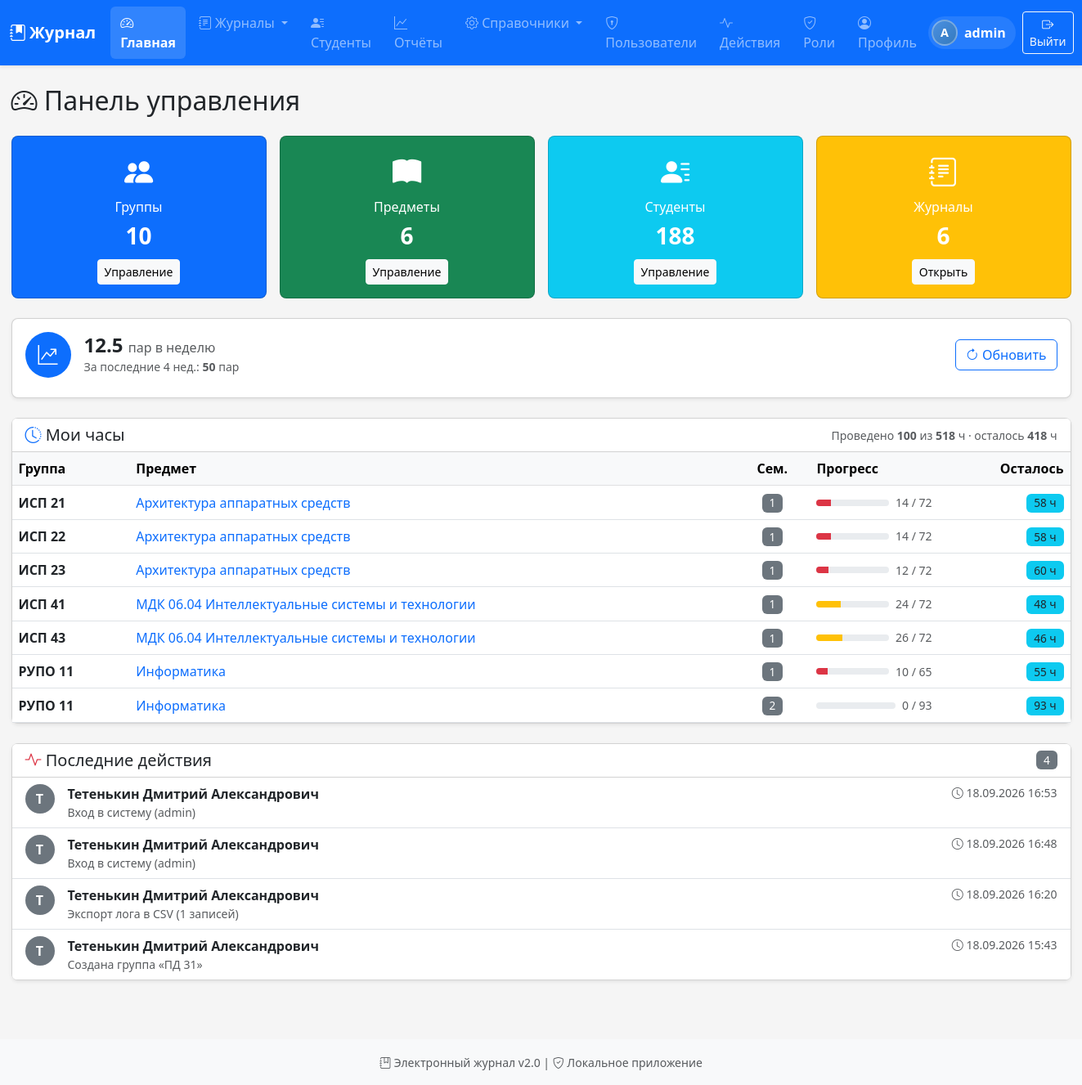
Page / (signed in) on the earlier database version.
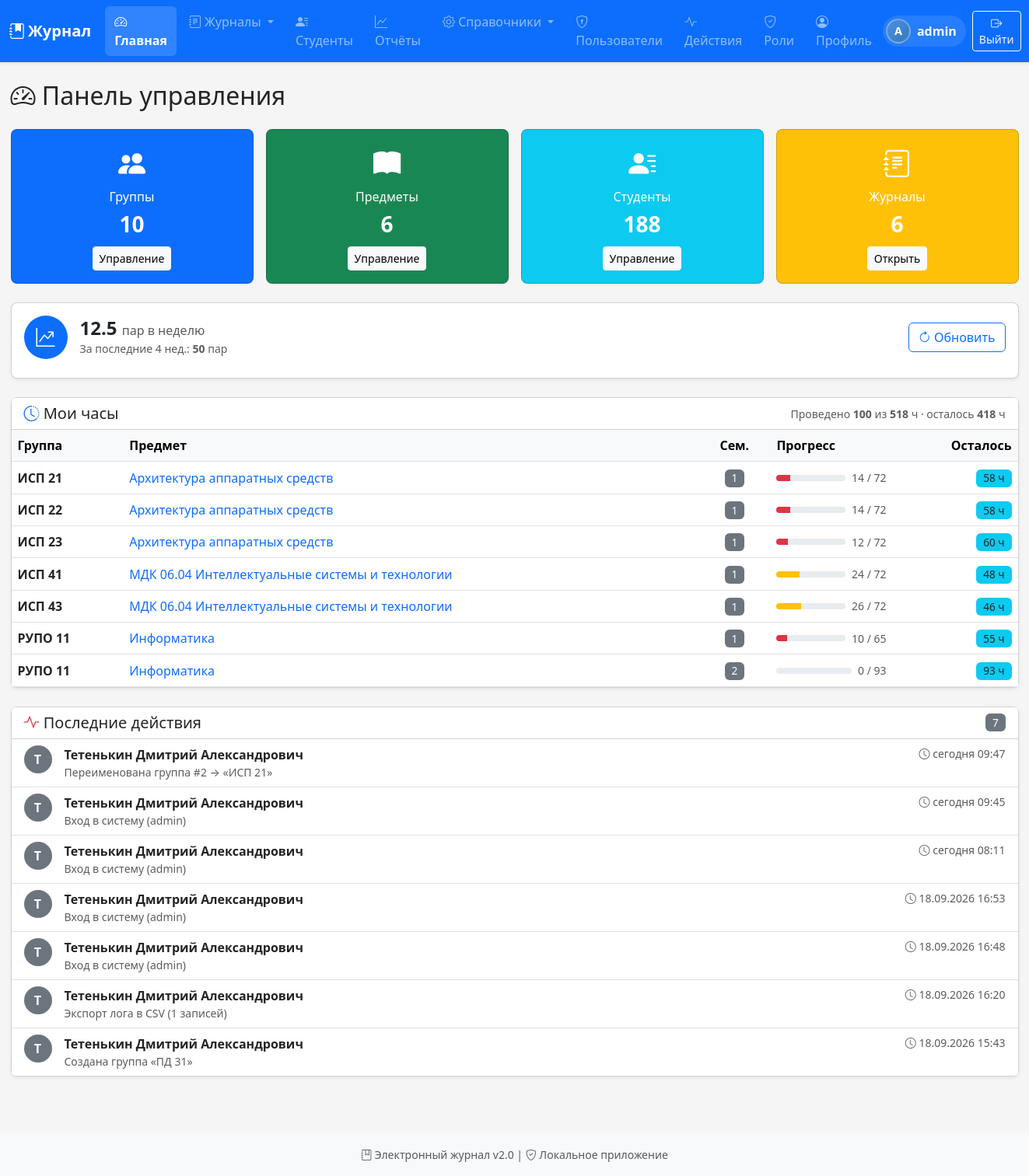
Same page on the later database version.
### tables this page shows
CREATE TABLE group_subjects (
            id INTEGER PRIMARY KEY AUTOINCREMENT,
            group_id INTEGER NOT NULL,
            subject_id INTEGER NOT NULL,
            FOREIGN KEY (group_id) REFERENCES groups(id) ON DELETE CASCADE,
            FOREIGN KEY (subject_id) REFERENCES subjects(id) ON DELETE CASCADE,
            UNIQUE(group_id, subject_id)
        );

CREATE TABLE groups (
            id INTEGER PRIMARY KEY AUTOINCREMENT,
            name TEXT UNIQUE NOT NULL
        , code TEXT, academic_year_id INTEGER);

CREATE TABLE subjects (
            id INTEGER PRIMARY KEY AUTOINCREMENT,
            name TEXT NOT NULL
        );

CREATE TABLE activity_log (
                    id INTEGER PRIMARY KEY AUTOINCREMENT,
                    user_id INTEGER,
                    action TEXT NOT NULL,
                    description TEXT,
                    target_type TEXT,
                    target_id INTEGER,
                    ip TEXT,
                    created_at TEXT NOT NULL,
                    FOREIGN KEY (user_id) REFERENCES users(id) ON DELETE SET NULL
                );

CREATE TABLE user_profiles (
            id INTEGER PRIMARY KEY AUTOINCREMENT,
            user_id INTEGER UNIQUE NOT NULL,
            full_name TEXT NOT NULL DEFAULT '',
            phone TEXT DEFAULT '',
            FOREIGN KEY (user_id) REFERENCES users(id) ON DELETE CASCADE
        );

### routes.py (the view)
@main_bp.route('/')
@login_required
def dashboard():
    uid = session['user_id']
    groups_count = len(Group.get_all())
    subjects_count = len(Subject.get_all())
    students_count = len(Student.get_all())
    pairs_count = len(GroupSubject.get_all())
    weekly_avg = get_user_weekly_avg(uid, weeks=4)
    activity = None
    if Permission.has_permission(uid, 'manage_users'):
        activity = get_recent_activity(limit=20)
    teacher_stats = None
    has_journals = len(TeacherJournal.get_user_journals(uid)) > 0
    if has_journals:
        teacher_stats = get_teacher_stats(uid)
    return render_template(
        'dashboard.html',
        groups_count=groups_count,
        subjects_count=subjects_count,
        students_count=students_count,
        pairs_count=pairs_count,
        weekly_avg=weekly_avg,
        activity=activity,
        teacher_stats=teacher_stats,
    )

### activity.py (called while the page is built, shortened)
def get_target_url(target_type, target_id):
    if not target_type or not target_id:
        return None
    try:
        tid = int(target_id)
    except (ValueError, TypeError):
        return None
    try:
        from flask import url_for
        if target_type == 'user':
            return url_for('main.profile_view', uid=tid)
        if target_type == 'group':
            return url_for('main.groups')
    except Exception:
        return None
    return None

def _row_to_dict(r):
    d = dict(r)
    d['created_at_human'] = _humanize_time(d.get('created_at'))
    d['display_name'] = d.get('full_name') or d.get('username') or 'Аноним'
    d['target_url'] = get_target_url(d.get('target_type'), d.get('target_id'))
    return d

def _humanize_time(iso_str):
    if not iso_str:
        return ''
    try:
        dt = datetime.fromisoformat(iso_str)
    except (ValueError, TypeError):
        return iso_str
    today = datetime.now().date()
    if dt.date() == today:
        return f"сегодня {dt.strftime('%H:%M')}"
    if dt.date() == today - timedelta(days=1):
        return f"вчера {dt.strftime('%H:%M')}"
    return dt.strftime('%d.%m.%Y %H:%M')

### templates/dashboard.html (shortened to what the changed rows need)
{% extends "base.html" %}
{% block content %}
<h2 class="mb-4">
    <i class="bi bi-speedometer2"></i> Панель управления
</h2>
{% if teacher_stats and teacher_stats.has_data %}
<div class="row g-3 mb-4">
    <div class="col-12">
        <div class="card shadow-sm">
            <div class="table-responsive">
                <table class="table table-hover align-middle mb-0">
                    <thead class="table-light">
                        <tr>
                            <th>Группа</th>
                            <th>Предмет</th>
                            <th class="text-center">Сем.</th>
                            <th class="col-progress">Прогресс</th>
                            <th class="text-end">Осталось</th>
                        </tr>
                    </thead>
                    <tbody>
                    {% for item in teacher_stats['items'] %}
                        <tr>
                            <td class="fw-semibold">{{ item.group_name }}</td>
                            <td>
                                <a href="{{ url_for('main.journal', gsid=item.gs_id, semester=item.semester) }}"
                                   class="text-decoration-none">
                                    {{ item.subject_name }}
                                </a>
                            </td>
                            <td class="text-center">
                                <span class="badge bg-secondary">{{ item.semester }}</span>
                            </td>
                            <td>
                                <div class="d-flex align-items-center gap-2">
                                    {% set pct = item.percent %}
                                    {% if pct > 100 %}{% set pct = 100 %}{% endif %}
                                    {% if pct >= 100 %}
                                        {% set bar_color = 'bg-success' %}
                                    {% elif pct >= 50 %}
                                        {% set bar_color = 'bg-primary' %}
                                    {% elif pct >= 25 %}
                                        {% set bar_color = 'bg-warning' %}
                                    {% else %}
                                        {% set bar_color = 'bg-danger' %}
                                    {% endif %}
                                    <div class="progress flex-grow-1" style="height: 8px;">
                                        <div class="progress-bar {{ bar_color }}"
                                             role="progressbar"
                                             style="width: {{ pct }}%;"
                                             aria-valuenow="{{ pct }}"
                                             aria-valuemin="0"
                                             aria-valuemax="100"></div>
                                    </div>
                                    <span class="text-muted small text-nowrap">
                                        {{ item.actual_total }} / {{ item.planned_total }}
                                    </span>
                                </div>
                            </td>
                            <td class="text-end">
                                {% if item.remaining > 0 %}
                                    <span class="badge bg-info text-dark">{{ item.remaining }} ч</span>
                                {% else %}
                                    <span class="badge bg-success">
                                        <i class="bi bi-check-lg"></i> Готово
                                    </span>
                                {% endif %}
                            </td>
                        </tr>
                    {% endfor %}
                    </tbody>
                </table>
            </div>
        </div>
    </div>
</div>
{% endif %}
{% if activity %}
<div class="row g-3 mb-4">
    <div class="col-12">
        <div class="card shadow-sm">
            <div class="card-header bg-white d-flex justify-content-between align-items-center">
                <h5 class="mb-0">
                    <i class="bi bi-activity text-danger"></i>
                    Последние действия
                </h5>
                <span class="badge bg-secondary">{{ activity|length }}</span>
            </div>
            <div class="list-group list-group-flush">
                {% for a in activity %}
                    <div class="list-group-item d-flex align-items-start gap-3">
                        <div class="rounded-circle bg-secondary text-white d-flex align-items-center justify-content-center flex-shrink-0"
                             style="width:36px; height:36px; font-weight:700;">
                            {{ a.display_name[0]|upper if a.display_name else '?' }}
                        </div>
                        <div class="flex-grow-1 min-w-0">
                            <div class="d-flex flex-wrap justify-content-between gap-2">
                                <div class="fw-semibold">{{ a.display_name }}</div>
                                <div class="text-muted small">
                                    <i class="bi bi-clock"></i>
                                    {{ a.created_at_human }}
                                </div>
                            </div>
                            <div class="text-muted small">{{ a.description or a.action }}</div>
                        </div>
                    </div>
                {% endfor %}
            </div>
        </div>
    </div>
</div>
{% endif %}
{% endblock %}

Differences in the rows shown:
added activity_log: full_name "Т", display_name "Тетенькин Дмитрий Александрович", created_at_human "сегодня 09:47", description "Переименована группа #2 → «ИСП 21»"
added activity_log: full_name "Т", display_name "Тетенькин Дмитрий Александрович", created_at_human "сегодня 09:45", description "Вход в систему (admin)"
added activity_log: full_name "Т", display_name "Тетенькин Дмитрий Александрович", created_at_human "сегодня 08:11", description "Вход в систему (admin)"
Other differences:
{{ activity|length }}: "4" → "7"
